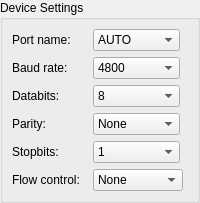
                               <widget class="QWidget" name="pageDeviceSettings">
                                <layout class="QVBoxLayout" name="verticalLayout_17">
                                 <property name="spacing">
                                  <number>0</number>
                                 </property>
                                 <property name="margin">
                                  <number>0</number>
                                 </property>
                                 <item>
                                  <widget class="QGroupBox" name="gb_gps_device">
                                   <property name="sizePolicy">
                                    <sizepolicy hsizetype="Minimum" vsizetype="Minimum">
                                     <horstretch>0</horstretch>
                                     <verstretch>0</verstretch>
                                    </sizepolicy>
                                   </property>
                                   <property name="minimumSize">
                                    <size>
                                     <width>0</width>
                                     <height>0</height>
                                    </size>
                                   </property>
                                   <property name="title">
                                    <string>Device Settings</string>
                                   </property>
                                   <layout class="QVBoxLayout" name="verticalLayout_37">
                                    <item>
                                     <layout class="QHBoxLayout" name="horizontalLayout_14">
                                      <item>
                                       <widget class="QLabel" name="label_12">
                                        <property name="minimumSize">
                                         <size>
                                          <width>75</width>
                                          <height>0</height>
                                         </size>
                                        </property>
                                        <property name="text">
                                         <string>Port name: </string>
                                        </property>
                                       </widget>
                                      </item>
                                      <item>
                                       <widget class="QComboBox" name="cb_gps_portname">
                                        <property name="minimumSize">
                                         <size>
                                          <width>87</width>
                                          <height>0</height>
                                         </size>
                                        </property>
                                        <item>
                                         <property name="text">
                                          <string>AUTO</string>
                                         </property>
                                        </item>
                                       </widget>
                                      </item>
                                      <item>
                                       <spacer name="horizontalSpacer_2">
                                        <property name="orientation">
                                         <enum>Qt::Horizontal</enum>
                                        </property>
                                        <property name="sizeHint" stdset="0">
                                         <size>
                                          <width>0</width>
                                          <height>20</height>
                                         </size>
                                        </property>
                                       </spacer>
                                      </item>
                                     </layout>
                                    </item>
                                    <item>
                                     <layout class="QHBoxLayout" name="horizontalLayout_24">
                                      <property name="topMargin">
                                       <number>0</number>
                                      </property>
                                      <property name="rightMargin">
                                       <number>0</number>
                                      </property>
                                      <item>
                                       <widget class="QLabel" name="label_13">
                                        <property name="minimumSize">
                                         <size>
                                          <width>75</width>
                                          <height>0</height>
                                         </size>
                                        </property>
                                        <property name="text">
                                         <string>Baud rate: </string>
                                        </property>
                                       </widget>
                                      </item>
                                      <item>
                                       <widget class="QComboBox" name="cb_gps_baudrate">
                                        <property name="minimumSize">
                                         <size>
                                          <width>87</width>
                                          <height>0</height>
                                         </size>
                                        </property>
                                        <item>
                                         <property name="text">
                                          <string notr="true">4800</string>
                                         </property>
                                        </item>
                                        <item>
                                         <property name="text">
                                          <string>9600</string>
                                         </property>
                                        </item>
                                        <item>
                                         <property name="text">
                                          <string notr="true">19200</string>
                                         </property>
                                        </item>
                                        <item>
                                         <property name="text">
                                          <string notr="true">38400</string>
                                         </property>
                                        </item>
                                        <item>
                                         <property name="text">
                                          <string notr="true">57600</string>
                                         </property>
                                        </item>
                                        <item>
                                         <property name="text">
                                          <string notr="true">115200</string>
                                         </property>
                                        </item>
                                       </widget>
                                      </item>
                                      <item>
                                       <spacer name="horizontalSpacer_10">
                                        <property name="orientation">
                                         <enum>Qt::Horizontal</enum>
                                        </property>
                                        <property name="sizeHint" stdset="0">
                                         <size>
                                          <width>0</width>
                                          <height>20</height>
                                         </size>
                                        </property>
                                       </spacer>
                                      </item>
                                     </layout>
                                    </item>
                                    <item>
                                     <layout class="QHBoxLayout" name="horizontalLayout_25">
                                      <property name="topMargin">
                                       <number>0</number>
                                      </property>
                                      <property name="rightMargin">
                                       <number>0</number>
                                      </property>
                                      <item>
                                       <widget class="QLabel" name="label_14">
                                        <property name="minimumSize">
                                         <size>
                                          <width>75</width>
                                          <height>0</height>
                                         </size>
                                        </property>
                                        <property name="text">
                                         <string>Databits:</string>
                                        </property>
                                       </widget>
                                      </item>
                                      <item>
                                       <widget class="QComboBox" name="cb_gps_databits">
                                        <property name="minimumSize">
                                         <size>
                                          <width>87</width>
                                          <height>0</height>
                                         </size>
                                        </property>
                                        <property name="currentIndex">
                                         <number>3</number>
                                        </property>
                                        <item>
                                         <property name="text">
                                          <string>5</string>
                                         </property>
                                        </item>
                                        <item>
                                         <property name="text">
                                          <string>6</string>
                                         </property>
                                        </item>
                                        <item>
                                         <property name="text">
                                          <string>7</string>
                                         </property>
                                        </item>
                                        <item>
                                         <property name="text">
                                          <string>8</string>
                                         </property>
                                        </item>
                                       </widget>
                                      </item>
                                      <item>
                                       <spacer name="horizontalSpacer_12">
                                        <property name="orientation">
                                         <enum>Qt::Horizontal</enum>
                                        </property>
                                        <property name="sizeHint" stdset="0">
                                         <size>
                                          <width>0</width>
                                          <height>20</height>
                                         </size>
                                        </property>
                                       </spacer>
                                      </item>
                                     </layout>
                                    </item>
                                    <item>
                                     <layout class="QHBoxLayout" name="horizontalLayout_28">
                                      <property name="topMargin">
                                       <number>0</number>
                                      </property>
                                      <property name="rightMargin">
                                       <number>0</number>
                                      </property>
                                      <item>
                                       <widget class="QLabel" name="label_22">
                                        <property name="minimumSize">
                                         <size>
                                          <width>75</width>
                                          <height>0</height>
                                         </size>
                                        </property>
                                        <property name="text">
                                         <string>Parity:</string>
                                        </property>
                                       </widget>
                                      </item>
                                      <item>
                                       <widget class="QComboBox" name="cb_gps_parity">
                                        <property name="minimumSize">
                                         <size>
                                          <width>87</width>
                                          <height>0</height>
                                         </size>
                                        </property>
                                        <item>
                                         <property name="text">
                                          <string>None</string>
                                         </property>
                                        </item>
                                        <item>
                                         <property name="text">
                                          <string>Odd</string>
                                         </property>
                                        </item>
                                        <item>
                                         <property name="text">
                                          <string>Even</string>
                                         </property>
                                        </item>
                                        <item>
                                         <property name="text">
                                          <string>Mark</string>
                                         </property>
                                        </item>
                                        <item>
                                         <property name="text">
                                          <string>Space</string>
                                         </property>
                                        </item>
                                       </widget>
                                      </item>
                                      <item>
                                       <spacer name="horizontalSpacer_24">
                                        <property name="orientation">
                                         <enum>Qt::Horizontal</enum>
                                        </property>
                                        <property name="sizeHint" stdset="0">
                                         <size>
                                          <width>0</width>
                                          <height>20</height>
                                         </size>
                                        </property>
                                       </spacer>
                                      </item>
                                     </layout>
                                    </item>
                                    <item>
                                     <layout class="QHBoxLayout" name="horizontalLayout_26">
                                      <property name="topMargin">
                                       <number>0</number>
                                      </property>
                                      <property name="rightMargin">
                                       <number>0</number>
                                      </property>
                                      <item>
                                       <widget class="QLabel" name="label_15">
                                        <property name="minimumSize">
                                         <size>
                                          <width>75</width>
                                          <height>0</height>
                                         </size>
                                        </property>
                                        <property name="text">
                                         <string>Stopbits:</string>
                                        </property>
                                       </widget>
                                      </item>
                                      <item>
                                       <widget class="QComboBox" name="cb_gps_stopbits">
                                        <property name="minimumSize">
                                         <size>
                                          <width>87</width>
                                          <height>0</height>
                                         </size>
                                        </property>
                                        <item>
                                         <property name="text">
                                          <string>1</string>
                                         </property>
                                        </item>
                                        <item>
                                         <property name="text">
                                          <string>1.5</string>
                                         </property>
                                        </item>
                                        <item>
                                         <property name="text">
                                          <string>2</string>
                                         </property>
                                        </item>
                                       </widget>
                                      </item>
                                      <item>
                                       <spacer name="horizontalSpacer_22">
                                        <property name="orientation">
                                         <enum>Qt::Horizontal</enum>
                                        </property>
                                        <property name="sizeHint" stdset="0">
                                         <size>
                                          <width>0</width>
                                          <height>20</height>
                                         </size>
                                        </property>
                                       </spacer>
                                      </item>
                                     </layout>
                                    </item>
                                    <item>
                                     <layout class="QHBoxLayout" name="horizontalLayout_27">
                                      <property name="topMargin">
                                       <number>0</number>
                                      </property>
                                      <property name="rightMargin">
                                       <number>0</number>
                                      </property>
                                      <item>
                                       <widget class="QLabel" name="label_16">
                                        <property name="minimumSize">
                                         <size>
                                          <width>75</width>
                                          <height>0</height>
                                         </size>
                                        </property>
                                        <property name="text">
                                         <string>Flow control:</string>
                                        </property>
                                       </widget>
                                      </item>
                                      <item>
                                       <widget class="QComboBox" name="cb_gps_flow">
                                        <property name="minimumSize">
                                         <size>
                                          <width>87</width>
                                          <height>0</height>
                                         </size>
                                        </property>
                                        <item>
                                         <property name="text">
                                          <string>None</string>
                                         </property>
                                        </item>
                                        <item>
                                         <property name="text">
                                          <string>Hardware</string>
                                         </property>
                                        </item>
                                        <item>
                                         <property name="text">
                                          <string>XON/XOFF</string>
                                         </property>
                                        </item>
                                       </widget>
                                      </item>
                                      <item>
                                       <spacer name="horizontalSpacer_23">
                                        <property name="orientation">
                                         <enum>Qt::Horizontal</enum>
                                        </property>
                                        <property name="sizeHint" stdset="0">
                                         <size>
                                          <width>0</width>
                                          <height>20</height>
                                         </size>
                                        </property>
                                       </spacer>
                                      </item>
                                     </layout>
                                    </item>
                                    <item>
                                     <spacer name="verticalSpacer_11">
                                      <property name="orientation">
                                       <enum>Qt::Vertical</enum>
                                      </property>
                                      <property name="sizeHint" stdset="0">
                                       <size>
                                        <width>0</width>
                                        <height>0</height>
                                       </size>
                                      </property>
                                     </spacer>
                                    </item>
                                   </layout>
                                  </widget>
                                 </item>
                                </layout>
                               </widget>
